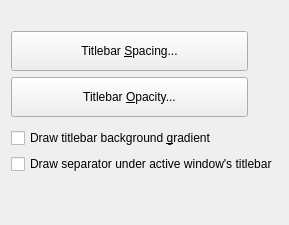
       <widget class="QWidget" name="tab_titlebar">
        <attribute name="title">
         <string>&amp;Titlebar</string>
        </attribute>
        <layout class="QVBoxLayout" name="verticalLayout_5">
         <item>
          <spacer name="verticalSpacer_22">
           <property name="orientation">
            <enum>Qt::Vertical</enum>
           </property>
           <property name="sizeType">
            <enum>QSizePolicy::Fixed</enum>
           </property>
           <property name="sizeHint" stdset="0">
            <size>
             <width>20</width>
             <height>20</height>
            </size>
           </property>
          </spacer>
         </item>
         <item>
          <widget class="QPushButton" name="titleBarSpacingButton">
           <property name="sizePolicy">
            <sizepolicy hsizetype="Fixed" vsizetype="Fixed">
             <horstretch>0</horstretch>
             <verstretch>0</verstretch>
            </sizepolicy>
           </property>
           <property name="minimumSize">
            <size>
             <width>237</width>
             <height>40</height>
            </size>
           </property>
           <property name="text">
            <string>Titlebar &amp;Spacing...</string>
           </property>
           <property name="icon">
            <iconset theme="transform-crop-and-resize">
             <normaloff>../.designer/backup</normaloff>../.designer/backup</iconset>
           </property>
          </widget>
         </item>
         <item>
          <widget class="QPushButton" name="titleBarOpacityButton">
           <property name="sizePolicy">
            <sizepolicy hsizetype="Fixed" vsizetype="Fixed">
             <horstretch>0</horstretch>
             <verstretch>0</verstretch>
            </sizepolicy>
           </property>
           <property name="minimumSize">
            <size>
             <width>237</width>
             <height>40</height>
            </size>
           </property>
           <property name="text">
            <string>Titlebar &amp;Opacity...</string>
           </property>
           <property name="icon">
            <iconset theme="edit-opacity">
             <normaloff>.</normaloff>.</iconset>
           </property>
          </widget>
         </item>
         <item>
          <spacer name="verticalSpacer_4">
           <property name="orientation">
            <enum>Qt::Vertical</enum>
           </property>
           <property name="sizeType">
            <enum>QSizePolicy::Fixed</enum>
           </property>
           <property name="sizeHint" stdset="0">
            <size>
             <width>20</width>
             <height>5</height>
            </size>
           </property>
          </spacer>
         </item>
         <item>
          <widget class="QCheckBox" name="drawBackgroundGradient">
           <property name="text">
            <string>Draw titlebar background &amp;gradient</string>
           </property>
          </widget>
         </item>
         <item>
          <widget class="QCheckBox" name="drawTitleBarSeparator">
           <property name="text">
            <string>Draw separator under active window's titlebar</string>
           </property>
          </widget>
         </item>
         <item>
          <spacer name="verticalSpacer_19">
           <property name="orientation">
            <enum>Qt::Vertical</enum>
           </property>
           <property name="sizeHint" stdset="0">
            <size>
             <width>20</width>
             <height>40</height>
            </size>
           </property>
          </spacer>
         </item>
        </layout>
       </widget>
